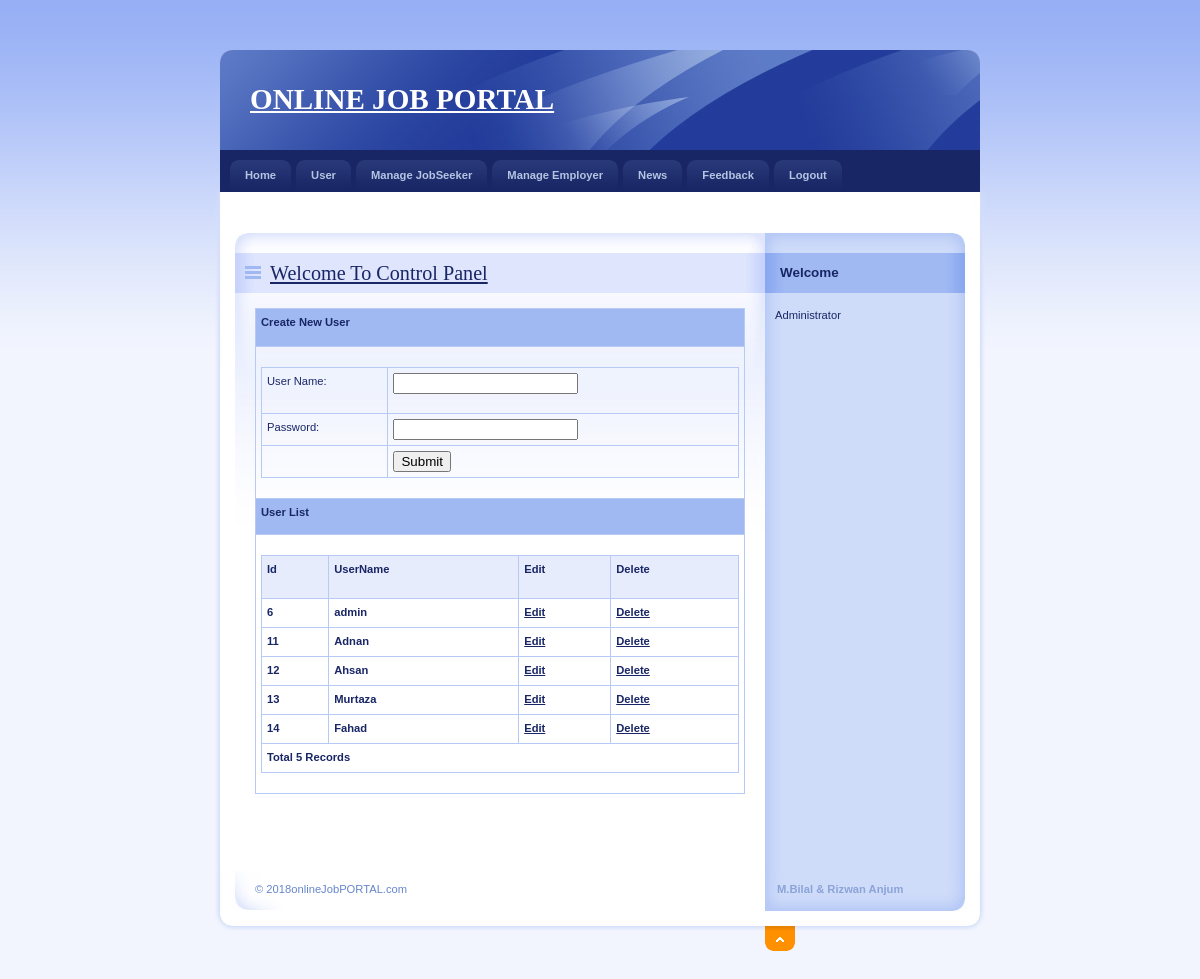
/Admin/User.php, run on the app's committed database.
### tables this page shows
CREATE TABLE `user_master` (
  `UserId` int(11) NOT NULL,
  `UserName` varchar(20) NOT NULL,
  `Password` varchar(20) NOT NULL
);

### Admin/User.php (the view, shortened to what this page needs)
<!DOCTYPE html PUBLIC "-//W3C//DTD XHTML 1.0 Strict//EN" "http://www.w3.org/TR/xhtml1/DTD/xhtml1-strict.dtd">
<html xmlns="http://www.w3.org/1999/xhtml" xml:lang="cs" lang="cs">
<head>
    <link rel="stylesheet" media="screen,projection" type="text/css" href="./css/main.css" />
    <link rel="stylesheet" media="print" type="text/css" href="./css/print.css" />
    <link rel="stylesheet" media="aural" type="text/css" href="./css/aural.css" />
    <link href="../SpryAssets/SpryValidationTextField.css" rel="stylesheet" type="text/css" />
</head>
<body id="www-url-cz">
<div id="main" class="box">
<?php
include "Header.php"
?>
<?php
include "menu.php"
?>
    <div id="page" class="box">
    <div id="page-in" class="box">
        <div id="strip" class="box noprint">
            <p id="breadcrumbs">&nbsp;</p>
        </div>
        <div id="content">
            <div class="article">
              <h2><span><a href="#">Welcome To Control Panel</a></span></h2>
                  <table width="100%" border="0" cellspacing="0" cellpadding="0">
        <tr>
          <td height="27" bgcolor="#A0B9F3"><strong>Create New User</strong></td>
        </tr>
        <tr>
          <td height="26"><form id="form1" name="form1" method="post" action="InsertUser.php">
            <table width="100%" height="95" border="0" cellpadding="0" cellspacing="0">
              <tr>
                <td height="35"><span class="style10">User Name:</span></td>
                <td><span id="sprytextfield1">
                  <label>
                  <input type="text" name="txtUserName" id="txtUserName" />
                  </label>
                  <span class="textfieldRequiredMsg">A value is required.</span></span></td>
              </tr>
              <tr>
                <td><span class="style10">Password:</span></td>
                <td><span id="sprytextfield2">
                  <label>
                  <input type="password" name="txtPassword" id="txtPassword" />
                  </label>
                  <span class="textfieldRequiredMsg">A value is required.</span></span></td>
              </tr>
              <tr>
                <td>&nbsp;</td>
                <td><label>
                  <input type="submit" name="button" id="button" value="Submit" />
                </label></td>
              </tr>
            </table>
                    </form>            </td>
        </tr>
        <tr>
          <td height="25" bgcolor="#A0B9F3"><strong>User List</strong></td>
        </tr>
        <tr>
          <td>
          <table width="100%" border="1" bordercolor="#1CB5F1" >
<tr>
<th height="32" bgcolor="#1CB5F1" class="style3"><div align="left" class="style9 style5"><strong>Id</strong></div></th>
<th bgcolor="#1CB5F1" class="style3"><div align="left" class="style9 style5"><strong>UserName</strong></div></th>
<th bgcolor="#1CB5F1" class="style3"><div align="left" class="style9 style5"><strong>Edit</strong></div></th>
<th bgcolor="#1CB5F1" class="style3"><div align="left" class="style12">Delete</div></th>
</tr>
<?php
$con = mysqli_connect("localhost","root","");
mysqli_select_db($con,"job");
$sql = "select * from User_Master";
$result = mysqli_query($con,$sql);
while($row = mysqli_fetch_array($result))
{
$Id=$row['UserId'];
$UserName=$row['UserName'];
?>
<tr>
<td class="style3"><div align="left" class="style9 style5"><strong><?php echo $Id;?></strong></div></td>
<td class="style3"><div align="left" class="style9 style5"><strong><?php echo $UserName;?></strong></div></td>
<td class="style3"><div align="left" class="style9 style5"><strong><a href="EditUser.php?UserId=<?php echo $Id;?>">Edit</a></strong></div></td>
<td class="style3"><div align="left" class="style9 style5"><strong><a href="DeleteUser.php?UserId=<?php echo $Id;?>">Delete</a></strong></div></td>
</tr>
<?php
}
$records = mysqli_num_rows($result);
?>
<tr>
<td colspan="4" class="style3"><div align="left" class="style12"><?php echo "Total ".$records." Records"; ?> </div></td>
</tr>
</table>
          </td>
        </tr>
      </table>
              <p class="btn-more box noprint">&nbsp;</p>
          </div>
        </div>
<?php
include "right.php"
?>
    </div>
    </div>
<?php
include "footer.php"
?>
</div>
</body>
</html>

### Admin/css/main.css (style rules this page uses)
* { min-height:1px; }
body { border:0; margin:0; padding:0; background:#F2F5FE url("../design/bg.gif") 0 0 repeat-x; font:70%/160% "verdana",sans-serif; color:#192666; _text-align:center; }
a { color:#192666; }
p { border:0; margin:15px 0; padding:0; }
div { display:block; border:0; margin:0; padding:0; }
h1, h2, h3, h4, h5 { border:0; margin:15px 0 10px 0; padding:0; font-weight:bold; }
h2 { font-size:180%; line-height:100%; font-family:"georgia",serif; font-weight:normal; }
table { display:table; border-collapse:collapse; margin:15px 0; padding:0; border:1px solid #B7CAF6; font-size:100%; }
tr { display:table-row; }
th, td { display: table-cell; border:1px solid #B7CAF6; margin:0; padding:5px; vertical-align:top; text-align:left; }
th { background:#E7ECFD; text-align:center; color:#192666; font-weight:bold; }
form { border:0; margin:0; padding:0; }
a, img, span { border:0; margin:0; padding:0; }
strong, .strong { font-weight:bold; }
.box { min-height:1px; _height:1px; }
.box:after { content:"."; display:block; line-height:0px; font-size:0px; visibility:hidden; clear:both; }
#main { width:770px; margin:50px auto 0 auto; _text-align:left; }
#page { width:770px; min-height:1px; background:#FFF url("../design/bg_page.gif") 0 0 repeat-y; _height:1px; }
#page-in { min-height:1px; padding:10px 0; background:url("../design/bg_page_in.jpg") 0 0 no-repeat; _height:1px; }
#strip { position:relative; clear:both; padding:3px 20px 10px 20px; color:#6182D1; }
#strip p { margin:0; }
#strip #breadcrumbs { width:520px; margin:0; padding:0; }
#content { float:left; width:530px; _width:550px; margin:0; padding:0 0 0 20px; }
#content .article { clear:both; margin:0; padding:20px; background:url("../design/content_article_bg.jpg") 0 0 no-repeat; }
#content .article h2 { margin:0 -20px; padding:10px; background:#DEE5FD url("../design/content_title_bg.gif") 0 0 repeat-y; color:#192666; }
#content .article h2 span { background:url("../design/ico_list.gif") 0 50% no-repeat; padding-left:25px; }
#content .article p { text-align:justify; }
#content .btn-more { margin:0 0 15px 0; padding:0; border:0; position:relative; }

### Admin/css/print.css (style rules this page uses)
body { border:0; margin:0; padding:0; font-size:12pt }
a { color:#000; text-decoration:none; }
h1, h2, h3 { page-break-after:avoid; page-break-inside:avoid; }
table { border-collapse: collapse; border-width:1px; border-style:solid; }
th, td { display:table-cell; border-width:1px; border-style:solid; }
.noprint { display:none; }

### Admin/css/aural.css (style rules this page uses)
body { voice-family:paul,male; volume:loud; speech-rate:slow; richness:90; stress:20; }
h1, h2, h3, h4, h5 { cue-before:url("ping.au"); }
p, table { pause:50ms; }
strong { pitch:medium; pitch-range:60; stress:90; richness:90; }

### Admin/User.php (style rules this page uses)
.style3 { font-weight: bold }

### data on the page
user_master: UserId "6", UserName "admin"
user_master: UserId "11", UserName "Adnan"
user_master: UserId "12", UserName "Ahsan"
user_master: UserId "13", UserName "Murtaza"
user_master: UserId "14", UserName "Fahad"

### other printed values
$records "5"
